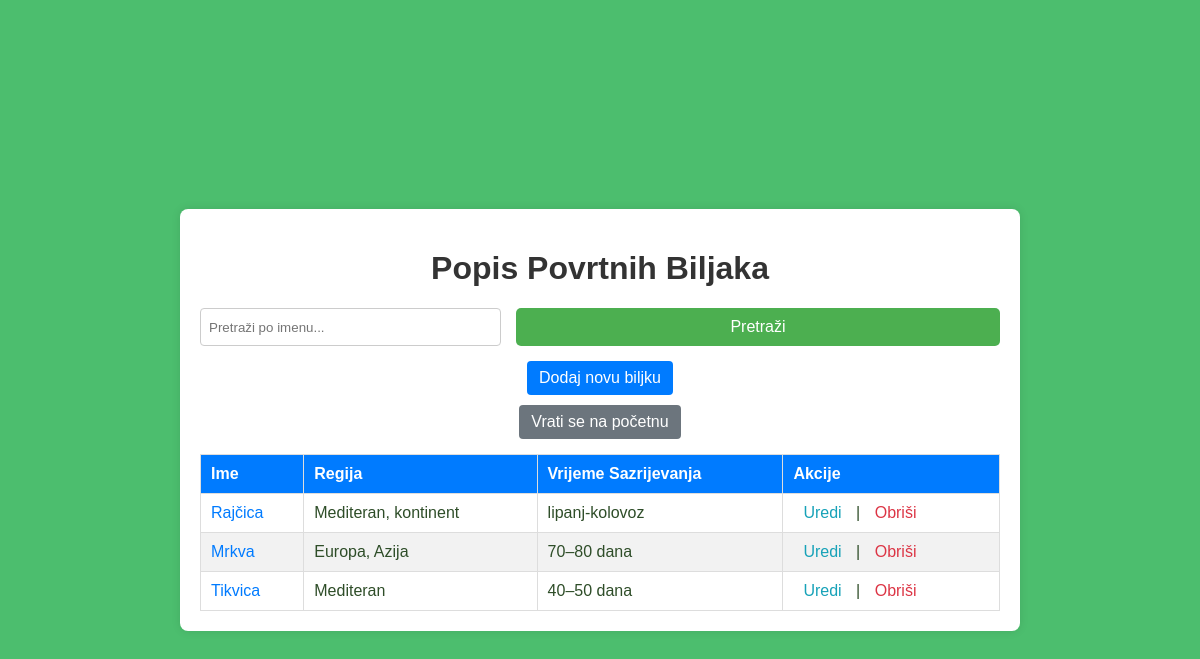
Screenshot of /povrtnabiljke/ (signed in) with the database file from the repository.
### PZWapp/models.py (models this page shows, shortened)
class PovrtnaBiljka(models.Model):
    user = models.ForeignKey(
        settings.AUTH_USER_MODEL,
        on_delete=models.CASCADE,
        related_name='povrtne_biljke'
    )
    ime_p = models.CharField(max_length=30)
    regijaBiljke_p = models.CharField(max_length=20)
    vrijemeSazrijevanja_p = models.CharField(max_length=15)

### PZWapp/views.py (the view)
# urls.py: path('povrtnabiljke/', PovrtnaBiljkaListView.as_view(), name='povrtnabiljka_list'),
class PovrtnaBiljkaListView(ListView):
    model = PovrtnaBiljka
    template_name = 'main/povrtna_biljka_list.html'
    context_object_name = 'biljke'
    def get_queryset(self):
        query = self.request.GET.get('q')
        biljke = PovrtnaBiljka.objects.filter(user=self.request.user)
        if query:
            biljke = biljke.filter(ime_p__icontains=query)
        return biljke

### PZWapp/templates/main/povrtna_biljka_list.html (shortened to what this page needs)
<!DOCTYPE html>
<html lang="hr">
<head>
    {% load static %}
    <link rel="stylesheet" href="{% static 'css/style.css' %}">
</head>
<body class="lista_povrtnih_biljaka">
    <div class="container">
        <h1>Popis Povrtnih Biljaka</h1>
        <form method="get" class="search-form">
            <input type="text" name="q" placeholder="Pretraži po imenu..." class="search-input" value="{{ request.GET.q }}">
            <button type="submit" class="search-btn">Pretraži</button>
        </form>
        <a href="{% url 'PZWapp:povrtnabiljka_create' %}" class="btn add-btn">Dodaj novu biljku</a>
        <a href="{% url 'PZWapp:homepage' %}" class="btn home-btn">Vrati se na početnu</a>
        <table class="plant-table">
            <thead>
                <tr>
                    <th>Ime</th>
                    <th>Regija</th>
                    <th>Vrijeme Sazrijevanja</th>
                    <th>Akcije</th>
                </tr>
            </thead>
            <tbody>
                {% for biljka in biljke %}
                <tr>
                    <td><a href="{% url 'PZWapp:povrtnabiljka_detail' biljka.id %}" class="plant-link">{{ biljka.ime_p }}</a></td>
                    <td>{{ biljka.regijaBiljke_p }}</td>
                    <td>{{ biljka.vrijemeSazrijevanja_p }}</td>
                    <td class="action-links">
                        <a href="{% url 'PZWapp:povrtnabiljka_update' biljka.id %}" class="edit-link">Uredi</a> |
                        <a href="{% url 'PZWapp:povrtnabiljka_delete' biljka.id %}" class="delete-link">Obriši</a>
                    </td>
                </tr>
                {% empty %}
                <tr>
                    <td colspan="4" class="no-results">Nema rezultata za prikaz.</td>
                </tr>
                {% endfor %}
            </tbody>
        </table>
    </div>
</body>
</html>

### PZWapp/static/css/style.css (style rules this page uses)
body { display: flex; justify-content: center; align-items: center; min-height: 100vh; background: url("/static/images/botanical_background.jpg"); background-size: cover; font-family: Arial, sans-serif; color: #2e4d28; margin: 0; padding: 0; }
button[type="submit"] { background-color: #4CAF50; border: none; padding: 10px 15px; color: white; border-radius: 5px; width: 100%; font-size: 16px; cursor: pointer; }
a { color: #2e4d28; text-decoration: none; }
.container { width: 80%; margin: 0 auto; padding: 20px; background-color: rgba(255, 255, 255, 0.9); border-radius: 10px; text-align: center; box-shadow: 0 0 15px rgba(0,0,0,0.3); margin-top: 40px; }
body.lista_povrtnih_biljaka { font-family: Arial, sans-serif; background-image: none; background-color: rgba(0, 163, 49, 0.7); margin: 0; padding: 20px; }
.container { max-width: 800px; margin: auto; background: rgb(255, 255, 255); padding: 20px; box-shadow: 0px 0px 10px rgba(0, 0, 0, 0.1); border-radius: 8px; }
h1 { text-align: center; color: #333; }
.search-form { display: flex; justify-content: center; margin-bottom: 15px; }
.search-input { padding: 8px; width: 60%; border: 1px solid #ccc; border-radius: 4px; }
.search-btn { padding: 8px 12px; margin-left: 5px; border: none; background-color: #28a745; color: white; cursor: pointer; border-radius: 4px; }
.add-btn { display: block; width: fit-content; margin: 10px auto; padding: 8px 12px; background-color: #007bff; color: white; text-decoration: none; border-radius: 4px; text-align: center; }
.plant-table { width: 100%; border-collapse: collapse; margin-top: 15px; }
.plant-table th, .plant-table td { border: 1px solid #ddd; padding: 10px; text-align: left; }
.plant-table th { background-color: #007bff; color: white; }
.plant-table tr:nth-child(even) { background-color: #f2f2f2; }
.plant-link { color: #007bff; text-decoration: none; }
.action-links a { margin: 0 5px; text-decoration: none; padding: 5px; }
.edit-link { color: #17a2b8; }
.delete-link { color: #dc3545; }
.home-btn { display: block; width: fit-content; margin: 10px auto; padding: 8px 12px; background-color: #6c757d; color: white; text-decoration: none; border-radius: 4px; text-align: center; }
.container { max-width: 800px; margin: auto; background: white; padding: 20px; box-shadow: 0px 0px 10px rgba(0, 0, 0, 0.1); border-radius: 8px; }
.search-form { display: flex; justify-content: center; gap: 10px; margin-bottom: 15px; }
.search-btn { padding: 8px 12px; border: none; background-color: #28a745; color: white; cursor: pointer; border-radius: 4px; }
.add-btn, .home-btn { display: block; width: fit-content; margin: 10px auto; padding: 8px 12px; text-align: center; text-decoration: none; border-radius: 4px; }
.add-btn { background-color: #007bff; color: white; }
.home-btn { background-color: #6c757d; color: white; }

### rows the page displays
PovrtnaBiljka: ime_p "Rajčica", regijaBiljke_p "Mediteran, kontinent", vrijemeSazrijevanja_p "lipanj-kolovoz"
PovrtnaBiljka: ime_p "Mrkva", regijaBiljke_p "Europa, Azija", vrijemeSazrijevanja_p "70–80 dana"
PovrtnaBiljka: ime_p "Tikvica", regijaBiljke_p "Mediteran", vrijemeSazrijevanja_p "40–50 dana"
